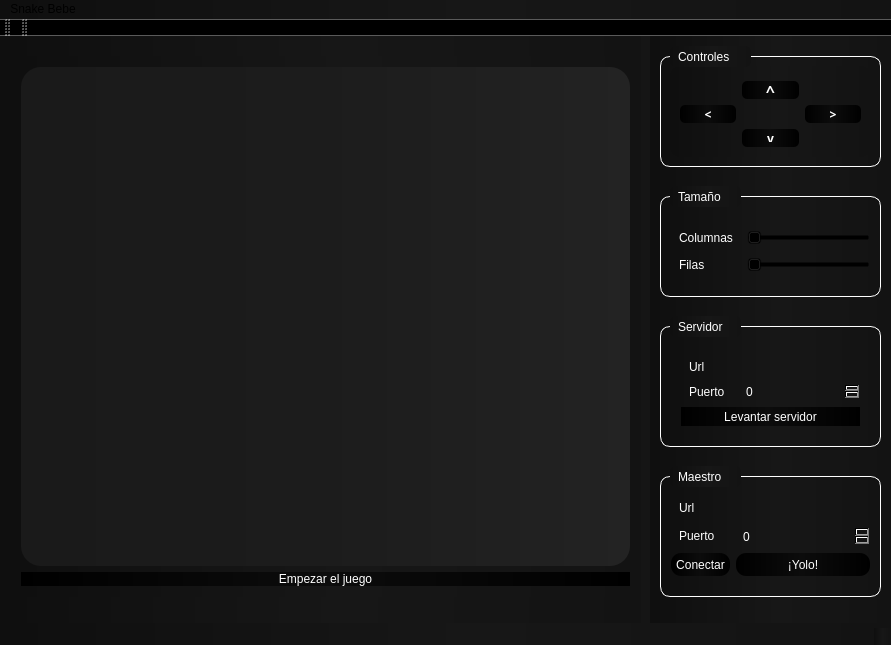
<?xml version="1.0" encoding="UTF-8"?>
<ui version="4.0">
 <class>Snake</class>
 <widget class="QMainWindow" name="Snake">
  <property name="geometry">
   <rect>
    <x>0</x>
    <y>0</y>
    <width>891</width>
    <height>645</height>
   </rect>
  </property>
  <property name="windowTitle">
   <string>MainWindow</string>
  </property>
  <property name="styleSheet">
   <string notr="true">background-color: qlineargradient(spread:pad, x1:0.00909091, y1:0, x2:1, y2:0, stop:0 rgba(15, 15, 15, 255), stop:0.527273 rgba(23, 23, 23, 255), stop:1 rgba(19, 19, 19, 255));
z-index:-1;</string>
  </property>
  <widget class="QWidget" name="centralWidget">
   <property name="toolTipDuration">
    <number>-1</number>
   </property>
   <property name="styleSheet">
    <string notr="true">d</string>
   </property>
   <widget class="QWidget" name="widget" native="true">
    <property name="geometry">
     <rect>
      <x>650</x>
      <y>0</y>
      <width>241</width>
      <height>601</height>
     </rect>
    </property>
    <widget class="QGroupBox" name="groupBox_8">
     <property name="enabled">
      <bool>true</bool>
     </property>
     <property name="geometry">
      <rect>
       <x>10</x>
       <y>160</y>
       <width>221</width>
       <height>101</height>
      </rect>
     </property>
     <property name="toolTipDuration">
      <number>-1</number>
     </property>
     <property name="styleSheet">
      <string notr="true">color: #FFFFFF;
border:1px;
border-color:white;
border-style: solid;
border-radius:10px;
padding:5px;</string>
     </property>
     <property name="title">
      <string/>
     </property>
     <widget class="QWidget" name="formWidget_4" native="true">
      <property name="enabled">
       <bool>true</bool>
      </property>
      <property name="geometry">
       <rect>
        <x>0</x>
        <y>20</y>
        <width>221</width>
        <height>71</height>
       </rect>
      </property>
      <property name="toolTipDuration">
       <number>-1</number>
      </property>
      <property name="styleSheet">
       <string notr="true">color: #FFFFFF;
border:0px;
padding:5px;
z-index:999;
background:rgb(0,0,0,0)</string>
      </property>
      <layout class="QFormLayout" name="formLayout_7">
       <item row="0" column="1">
        <widget class="QSlider" name="filas_2">
         <property name="enabled">
          <bool>true</bool>
         </property>
         <property name="toolTipDuration">
          <number>-1</number>
         </property>
         <property name="styleSheet">
          <string notr="true">color: #FFFFFF;
border:0px;
padding:5px;
background:rgb(0,0,0,0)</string>
         </property>
         <property name="minimum">
          <number>20</number>
         </property>
         <property name="maximum">
          <number>100</number>
         </property>
         <property name="orientation">
          <enum>Qt::Horizontal</enum>
         </property>
        </widget>
       </item>
       <item row="1" column="1">
        <widget class="QSlider" name="columnas_2">
         <property name="enabled">
          <bool>true</bool>
         </property>
         <property name="toolTipDuration">
          <number>-1</number>
         </property>
         <property name="styleSheet">
          <string notr="true">color: #FFFFFF;
border:0px;
padding:5px;
background:rgb(0,0,0,0)</string>
         </property>
         <property name="minimum">
          <number>20</number>
         </property>
         <property name="maximum">
          <number>100</number>
         </property>
         <property name="orientation">
          <enum>Qt::Horizontal</enum>
         </property>
        </widget>
       </item>
       <item row="0" column="0">
        <widget class="QLabel" name="label_21">
         <property name="enabled">
          <bool>true</bool>
         </property>
         <property name="toolTipDuration">
          <number>-1</number>
         </property>
         <property name="styleSheet">
          <string notr="true">color: #FFFFFF;
border:0px;
border-radius:5px;
padding:5px;
z-index:999;
background : rgb(0,0,0,0)</string>
         </property>
         <property name="text">
          <string>Columnas</string>
         </property>
        </widget>
       </item>
       <item row="1" column="0">
        <widget class="QLabel" name="label_20">
         <property name="enabled">
          <bool>true</bool>
         </property>
         <property name="toolTipDuration">
          <number>-1</number>
         </property>
         <property name="styleSheet">
          <string notr="true">color: #FFFFFF;
border:0px;
border-radius:5px;
padding:5px;
z-index:999;
background : rgb(0,0,0,0)</string>
         </property>
         <property name="text">
          <string>Filas</string>
         </property>
        </widget>
       </item>
      </layout>
     </widget>
    </widget>
    <widget class="QLabel" name="label_22">
     <property name="enabled">
      <bool>true</bool>
     </property>
     <property name="geometry">
      <rect>
       <x>20</x>
       <y>150</y>
       <width>71</width>
       <height>21</height>
      </rect>
     </property>
     <property name="toolTipDuration">
      <number>-1</number>
     </property>
     <property name="styleSheet">
      <string notr="true">color: #FFFFFF;
border:0px;
border-radius:5px;
padding:5px;
z-index:999;
background : (0,0,0,0)</string>
     </property>
     <property name="text">
      <string>Tamaño</string>
     </property>
    </widget>
    <widget class="QGroupBox" name="groupBox_9">
     <property name="enabled">
      <bool>true</bool>
     </property>
     <property name="geometry">
      <rect>
       <x>10</x>
       <y>290</y>
       <width>221</width>
       <height>121</height>
      </rect>
     </property>
     <property name="toolTipDuration">
      <number>-1</number>
     </property>
     <property name="styleSheet">
      <string notr="true">color: #FFFFFF;
border:1px;
border-color:white;
border-style: solid;
border-radius:10px;
padding:5px;</string>
     </property>
     <property name="title">
      <string/>
     </property>
     <widget class="QWidget" name="formWidget_4" native="true">
      <property name="geometry">
       <rect>
        <x>10</x>
        <y>20</y>
        <width>201</width>
        <height>91</height>
       </rect>
      </property>
      <property name="styleSheet">
       <string notr="true">border:0px;
background-color: rgb(0,0,0,0)</string>
      </property>
      <layout class="QFormLayout" name="formLayout_8">
       <item row="1" column="0">
        <widget class="QLabel" name="label_24">
         <property name="enabled">
          <bool>true</bool>
         </property>
         <property name="toolTipDuration">
          <number>-1</number>
         </property>
         <property name="styleSheet">
          <string notr="true">color: #FFFFFF;
border:0px;
padding:5px;
background:rgb(0,0,0,0)
</string>
         </property>
         <property name="text">
          <string>Puerto</string>
         </property>
        </widget>
       </item>
       <item row="1" column="1">
        <widget class="QSpinBox" name="puerto_s">
         <property name="enabled">
          <bool>true</bool>
         </property>
         <property name="toolTipDuration">
          <number>-1</number>
         </property>
         <property name="styleSheet">
          <string notr="true">color: #FFFFFF;
border:1px;
border-color:white;
boder-style:solid;
border-radius:5px;
padding:5px;
background-color: qlineargradient(spread:pad, x1:0, y1:0, x2:1, y2:0, stop:0 rgba(0, 0, 0, 0), stop:0.486364 rgba(12, 12, 12, 0), stop:1 rgba(0, 0, 0, 0));</string>
         </property>
        </widget>
       </item>
       <item row="0" column="0">
        <widget class="QLabel" name="label_23">
         <property name="enabled">
          <bool>true</bool>
         </property>
         <property name="toolTipDuration">
          <number>-1</number>
         </property>
         <property name="styleSheet">
          <string notr="true">color: #FFFFFF;
border:0px;
padding:5px;
background:rgb(0,0,0,0)
</string>
         </property>
         <property name="text">
          <string>Url</string>
         </property>
        </widget>
       </item>
       <item row="0" column="1">
        <widget class="QLineEdit" name="url_s">
         <property name="styleSheet">
          <string notr="true">color: #FFFFFF;
border:1px;
border-color:#fff;
boder-style:solid;
border-radius:5px;
padding:5px;
background:rgb(0,0,0,0)</string>
         </property>
         <property name="text">
          <string/>
         </property>
        </widget>
       </item>
       <item row="2" column="0" colspan="2">
        <widget class="QPushButton" name="levantar_servidor">
         <property name="styleSheet">
          <string notr="true">background-color: qlineargradient(spread:pad, x1:0, y1:0, x2:1, y2:0, stop:0 rgba(0, 0, 0, 255), stop:0.490909 rgba(12, 12, 12, 255), stop:1 rgba(0, 0, 0, 255));</string>
         </property>
         <property name="text">
          <string>Levantar servidor</string>
         </property>
        </widget>
       </item>
      </layout>
     </widget>
    </widget>
    <widget class="QLabel" name="label_25">
     <property name="enabled">
      <bool>true</bool>
     </property>
     <property name="geometry">
      <rect>
       <x>20</x>
       <y>280</y>
       <width>71</width>
       <height>21</height>
      </rect>
     </property>
     <property name="toolTipDuration">
      <number>-1</number>
     </property>
     <property name="styleSheet">
      <string notr="true">color: #FFFFFF;
border:0px;
border-radius:5px;
padding:5px;</string>
     </property>
     <property name="text">
      <string>Servidor</string>
     </property>
    </widget>
    <widget class="QGroupBox" name="groupBox_7">
     <property name="enabled">
      <bool>true</bool>
     </property>
     <property name="geometry">
      <rect>
       <x>10</x>
       <y>20</y>
       <width>221</width>
       <height>111</height>
      </rect>
     </property>
     <property name="toolTipDuration">
      <number>-1</number>
     </property>
     <property name="styleSheet">
      <string notr="true">color: #FFFFFF;
border:1px;
border-color:#FFF;
border-style :solid;
border-radius:10px;
padding:5px;</string>
     </property>
     <property name="title">
      <string/>
     </property>
     <widget class="QWidget" name="gridWidget_4" native="true">
      <property name="enabled">
       <bool>true</bool>
      </property>
      <property name="geometry">
       <rect>
        <x>10</x>
        <y>10</y>
        <width>201</width>
        <height>91</height>
       </rect>
      </property>
      <property name="toolTipDuration">
       <number>-1</number>
      </property>
      <property name="styleSheet">
       <string notr="true">color: #FFFFFF;
border:0px;
padding:5px;
z-index:999;</string>
      </property>
      <layout class="QGridLayout" name="gridLayout_7">
       <property name="leftMargin">
        <number>10</number>
       </property>
       <property name="topMargin">
        <number>15</number>
       </property>
       <property name="rightMargin">
        <number>10</number>
       </property>
       <property name="bottomMargin">
        <number>10</number>
       </property>
       <item row="0" column="1">
        <widget class="QPushButton" name="up_4">
         <property name="enabled">
          <bool>true</bool>
         </property>
         <property name="font">
          <font>
           <family>Droid Sans</family>
           <pointsize>12</pointsize>
           <weight>75</weight>
           <bold>true</bold>
          </font>
         </property>
         <property name="toolTipDuration">
          <number>-1</number>
         </property>
         <property name="styleSheet">
          <string notr="true">color: #FFFFFF;
border:0px;
border-color:black;
border-radius:5px;
padding:5px;
background-color: qlineargradient(spread:pad, x1:0, y1:0, x2:1, y2:0, stop:0 rgba(0, 0, 0, 255), stop:0.490909 rgba(12, 12, 12, 255), stop:1 rgba(0, 0, 0, 255));
z-index:999;</string>
         </property>
         <property name="text">
          <string>^</string>
         </property>
         <property name="autoDefault">
          <bool>false</bool>
         </property>
         <property name="default">
          <bool>false</bool>
         </property>
         <property name="flat">
          <bool>false</bool>
         </property>
        </widget>
       </item>
       <item row="2" column="2">
        <widget class="QPushButton" name="right_4">
         <property name="enabled">
          <bool>true</bool>
         </property>
         <property name="font">
          <font>
           <family>Droid Sans</family>
           <weight>75</weight>
           <bold>true</bold>
          </font>
         </property>
         <property name="toolTipDuration">
          <number>-1</number>
         </property>
         <property name="styleSheet">
          <string notr="true">color: #FFFFFF;
border:0px;
border-color:black;
border-radius:5px;
padding:5px;
background-color: qlineargradient(spread:pad, x1:0, y1:0, x2:1, y2:0, stop:0 rgba(0, 0, 0, 255), stop:0.490909 rgba(12, 12, 12, 255), stop:1 rgba(0, 0, 0, 255));
z-index:999;</string>
         </property>
         <property name="text">
          <string>&gt;</string>
         </property>
        </widget>
       </item>
       <item row="2" column="0">
        <widget class="QPushButton" name="left_4">
         <property name="enabled">
          <bool>true</bool>
         </property>
         <property name="font">
          <font>
           <family>Droid Sans</family>
           <weight>75</weight>
           <bold>true</bold>
          </font>
         </property>
         <property name="toolTipDuration">
          <number>-1</number>
         </property>
         <property name="styleSheet">
          <string notr="true">color: #FFFFFF;
border:0px;
border-color:black;
border-radius:5px;
padding:5px;
background-color: qlineargradient(spread:pad, x1:0, y1:0, x2:1, y2:0, stop:0 rgba(0, 0, 0, 255), stop:0.490909 rgba(12, 12, 12, 255), stop:1 rgba(0, 0, 0, 255));
z-index:999;</string>
         </property>
         <property name="text">
          <string>&lt;</string>
         </property>
        </widget>
       </item>
       <item row="3" column="1">
        <widget class="QPushButton" name="down_4">
         <property name="enabled">
          <bool>true</bool>
         </property>
         <property name="font">
          <font>
           <family>Droid Sans</family>
           <weight>75</weight>
           <bold>true</bold>
          </font>
         </property>
         <property name="toolTipDuration">
          <number>-1</number>
         </property>
         <property name="styleSheet">
          <string notr="true">color: #FFFFFF;
border:0px;
border-color:black;
border-radius:5px;
padding:5px;
background-color: qlineargradient(spread:pad, x1:0, y1:0, x2:1, y2:0, stop:0 rgba(0, 0, 0, 255), stop:0.490909 rgba(12, 12, 12, 255), stop:1 rgba(0, 0, 0, 255));
z-index:999;</string>
         </property>
         <property name="text">
          <string>v</string>
         </property>
        </widget>
       </item>
      </layout>
     </widget>
    </widget>
    <widget class="QLabel" name="label_19">
     <property name="enabled">
      <bool>true</bool>
     </property>
     <property name="geometry">
      <rect>
       <x>20</x>
       <y>10</y>
       <width>81</width>
       <height>21</height>
      </rect>
     </property>
     <property name="toolTipDuration">
      <number>-1</number>
     </property>
     <property name="styleSheet">
      <string notr="true">color: #FFFFFF;
border:0px;
border-radius:5px;
padding:5px;
z-index:999;
background : (0,0,0,0)</string>
     </property>
     <property name="text">
      <string>Controles</string>
     </property>
    </widget>
    <widget class="QGroupBox" name="groupBox_10">
     <property name="enabled">
      <bool>true</bool>
     </property>
     <property name="geometry">
      <rect>
       <x>10</x>
       <y>440</y>
       <width>221</width>
       <height>121</height>
      </rect>
     </property>
     <property name="toolTipDuration">
      <number>-1</number>
     </property>
     <property name="styleSheet">
      <string notr="true">color: #FFFFFF;
border:1px;
border-color:white;
border-style: solid;
border-radius:10px;
padding:5px;</string>
     </property>
     <property name="title">
      <string/>
     </property>
     <widget class="QWidget" name="formWidget_5" native="true">
      <property name="geometry">
       <rect>
        <x>0</x>
        <y>10</y>
        <width>221</width>
        <height>101</height>
       </rect>
      </property>
      <property name="styleSheet">
       <string notr="true">border:0px;
background-color: rgb(0,0,0,0)</string>
      </property>
      <layout class="QFormLayout" name="formLayout_9">
       <item row="2" column="0">
        <widget class="QLabel" name="label_27">
         <property name="enabled">
          <bool>true</bool>
         </property>
         <property name="toolTipDuration">
          <number>-1</number>
         </property>
         <property name="styleSheet">
          <string notr="true">color: #FFFFFF;
border:0px;
padding:5px;
background:rgb(0,0,0,0)
</string>
         </property>
         <property name="text">
          <string>Puerto</string>
         </property>
        </widget>
       </item>
       <item row="2" column="1">
        <widget class="QSpinBox" name="puerto_m">
         <property name="enabled">
          <bool>true</bool>
         </property>
         <property name="toolTipDuration">
          <number>-1</number>
         </property>
         <property name="styleSheet">
          <string notr="true">color: #FFFFFF;
border:1px;
border-color:white;
boder-style:solid;
border-radius:5px;
padding:5px;
background-color: qlineargradient(spread:pad, x1:0, y1:0, x2:1, y2:0, stop:0 rgba(0, 0, 0, 0), stop:0.486364 rgba(12, 12, 12, 0), stop:1 rgba(0, 0, 0, 0));</string>
         </property>
        </widget>
       </item>
       <item row="0" column="0">
        <widget class="QLabel" name="label_28">
         <property name="enabled">
          <bool>true</bool>
         </property>
         <property name="toolTipDuration">
          <number>-1</number>
         </property>
         <property name="styleSheet">
          <string notr="true">color: #FFFFFF;
border:0px;
padding:5px;
background:rgb(0,0,0,0)
</string>
         </property>
         <property name="text">
          <string>Url</string>
         </property>
        </widget>
       </item>
       <item row="0" column="1">
        <widget class="QLineEdit" name="url_m">
         <property name="styleSheet">
          <string notr="true">color: #FFFFFF;
border:1px;
border-color:#fff;
boder-style:solid;
border-radius:5px;
padding:5px;
background:rgb(0,0,0,0)</string>
         </property>
         <property name="text">
          <string/>
         </property>
        </widget>
       </item>
       <item row="3" column="0">
        <widget class="QPushButton" name="levantar_servidor_2">
         <property name="styleSheet">
          <string notr="true">background-color: qlineargradient(spread:pad, x1:0, y1:0, x2:1, y2:0, stop:0 rgba(0, 0, 0, 255), stop:0.490909 rgba(12, 12, 12, 255), stop:1 rgba(0, 0, 0, 255));</string>
         </property>
         <property name="text">
          <string>Conectar</string>
         </property>
        </widget>
       </item>
       <item row="3" column="1">
        <widget class="QPushButton" name="levantar_servidor_3">
         <property name="styleSheet">
          <string notr="true">background-color: qlineargradient(spread:pad, x1:0, y1:0, x2:1, y2:0, stop:0 rgba(0, 0, 0, 255), stop:0.490909 rgba(12, 12, 12, 255), stop:1 rgba(0, 0, 0, 255));</string>
         </property>
         <property name="text">
          <string>¡Yolo!</string>
         </property>
        </widget>
       </item>
      </layout>
     </widget>
    </widget>
    <widget class="QLabel" name="label_26">
     <property name="enabled">
      <bool>true</bool>
     </property>
     <property name="geometry">
      <rect>
       <x>20</x>
       <y>430</y>
       <width>71</width>
       <height>21</height>
      </rect>
     </property>
     <property name="toolTipDuration">
      <number>-1</number>
     </property>
     <property name="styleSheet">
      <string notr="true">color: #FFFFFF;
border:0px;
border-radius:5px;
padding:5px;</string>
     </property>
     <property name="text">
      <string>Maestro</string>
     </property>
    </widget>
   </widget>
   <widget class="QWidget" name="widget_2" native="true">
    <property name="geometry">
     <rect>
      <x>0</x>
      <y>0</y>
      <width>641</width>
      <height>621</height>
     </rect>
    </property>
    <widget class="QWidget" name="verticalLayoutWidget">
     <property name="geometry">
      <rect>
       <x>10</x>
       <y>20</y>
       <width>631</width>
       <height>541</height>
      </rect>
     </property>
     <layout class="QVBoxLayout" name="verticalLayout_2">
      <item>
       <widget class="QWidget" name="panel" native="true">
        <property name="styleSheet">
         <string notr="true">background-color: qlineargradient(spread:pad, x1:0, y1:0, x2:1, y2:0, stop:0 rgba(26, 26, 26, 255), stop:0.490909 rgba(28, 28, 28, 255), stop:1 rgba(35, 35, 35, 255));
border-radius:20px;</string>
        </property>
       </widget>
      </item>
      <item>
       <widget class="QPushButton" name="pushButton">
        <property name="styleSheet">
         <string notr="true">color: white;
border-radius:10px;
background-color: qlineargradient(spread:pad, x1:0, y1:0, x2:1, y2:0, stop:0 rgba(0, 0, 0, 255), stop:0.490909 rgba(12, 12, 12, 255), stop:1 rgba(0, 0, 0, 255));</string>
        </property>
        <property name="text">
         <string>Empezar el juego</string>
        </property>
       </widget>
      </item>
     </layout>
    </widget>
   </widget>
   <zorder>gridLayoutWidget</zorder>
   <zorder>right</zorder>
   <zorder>widget</zorder>
   <zorder>gridWidget_4</zorder>
   <zorder>formLayoutWidget_4</zorder>
   <zorder>formLayoutWidget_4</zorder>
   <zorder>groupBox_8</zorder>
   <zorder>label_22</zorder>
   <zorder>widget_2</zorder>
  </widget>
  <widget class="QToolBar" name="mainToolBar">
   <attribute name="toolBarArea">
    <enum>TopToolBarArea</enum>
   </attribute>
   <attribute name="toolBarBreak">
    <bool>false</bool>
   </attribute>
  </widget>
  <widget class="QToolBar" name="toolBar">
   <property name="windowTitle">
    <string>toolBar</string>
   </property>
   <attribute name="toolBarArea">
    <enum>TopToolBarArea</enum>
   </attribute>
   <attribute name="toolBarBreak">
    <bool>false</bool>
   </attribute>
  </widget>
  <widget class="QMenuBar" name="menuBar">
   <property name="geometry">
    <rect>
     <x>0</x>
     <y>0</y>
     <width>891</width>
     <height>27</height>
    </rect>
   </property>
   <widget class="QMenu" name="menuSnake_Bebe">
    <property name="title">
     <string>Snake Bebe</string>
    </property>
   </widget>
   <addaction name="menuSnake_Bebe"/>
  </widget>
  <widget class="QStatusBar" name="statusBar"/>
 </widget>
 <layoutdefault spacing="6" margin="11"/>
 <resources/>
 <connections/>
</ui>
